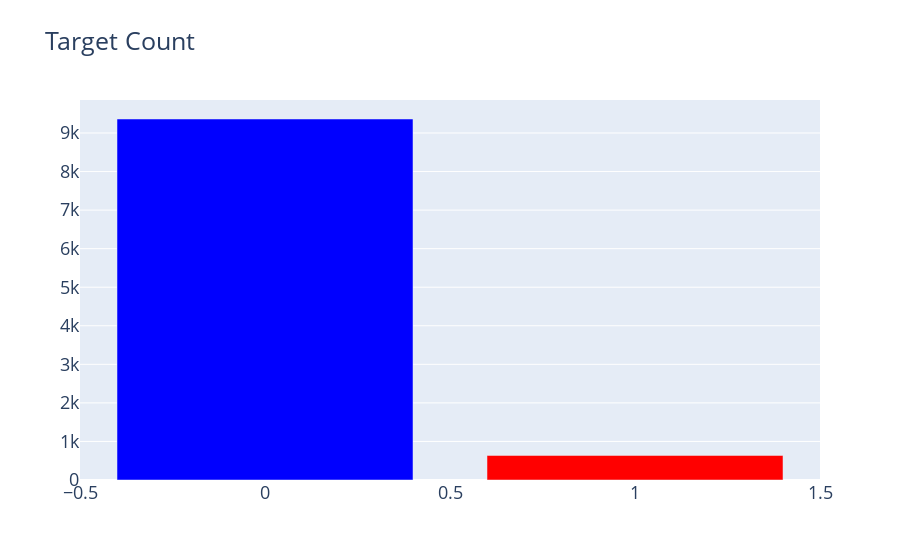
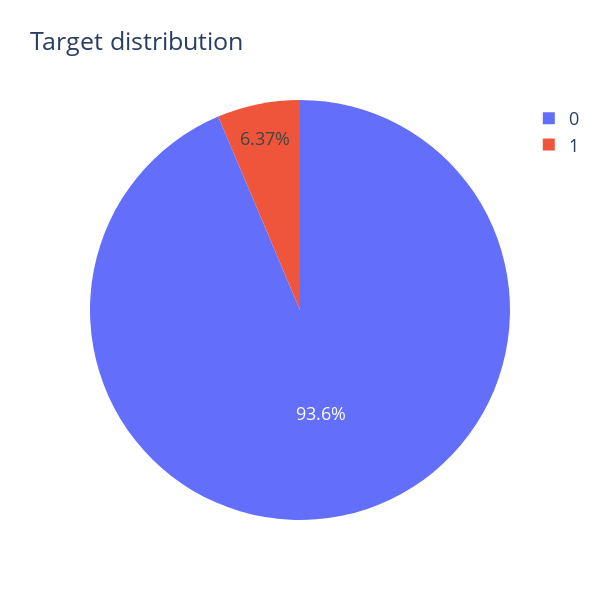

Notebook code for these charts, in order:
### Code cell
cnt_srs = df['target'].value_counts()
trace = go.Bar(
    x=cnt_srs.index,
    y=cnt_srs.values,
    marker=dict(
        color=cnt_srs.values,
        colorscale = 'Picnic',
        reversescale = True
    ),
)

layout = go.Layout(
    title='Target Count',
    font=dict(size=18)
)

data = [trace]
fig = go.Figure(data=data, layout=layout)
py.iplot(fig, filename="TargetCount")

## target distribution ##
labels = (np.array(cnt_srs.index))
sizes = (np.array((cnt_srs / cnt_srs.sum())*100))

trace = go.Pie(labels=labels, values=sizes)
layout = go.Layout(
    title='Target distribution',
    font=dict(size=18),
    width=600,
    height=600,
)
data = [trace]
fig = go.Figure(data=data, layout=layout)
py.iplot(fig, filename="usertype")

### Figure 1 — Plotly figure (JSON) as saved in the notebook; plotly's stock layout.template omitted (floating-point values rounded to 4 significant figures)
{"data": [{"marker": {"color": [9363, 637], "colorscale": [[0.0, "rgb(0,0,255)"], [0.1, "rgb(51,153,255)"], [0.2, "rgb(102,204,255)"], [0.3, "rgb(153,204,255)"], [0.4, "rgb(204,204,255)"], [0.5, "rgb(255,255,255)"], [0.6, "rgb(255,204,255)"], [0.7, "rgb(255,153,255)"], [0.8, "rgb(255,102,204)"], [0.9, "rgb(255,102,102)"], [1.0, "rgb(255,0,0)"]], "reversescale": true}, "type": "bar", "x": [0, 1], "y": [9363, 637]}], "layout": {"font": {"size": 18}, "title": {"text": "Target Count"}}}

### Figure 2 — Plotly figure (JSON) as saved in the notebook; plotly's stock layout.template omitted (floating-point values rounded to 4 significant figures)
{"data": [{"labels": [0, 1], "type": "pie", "values": [93.63, 6.37]}], "layout": {"font": {"size": 18}, "height": 600, "title": {"text": "Target distribution"}, "width": 600}}
